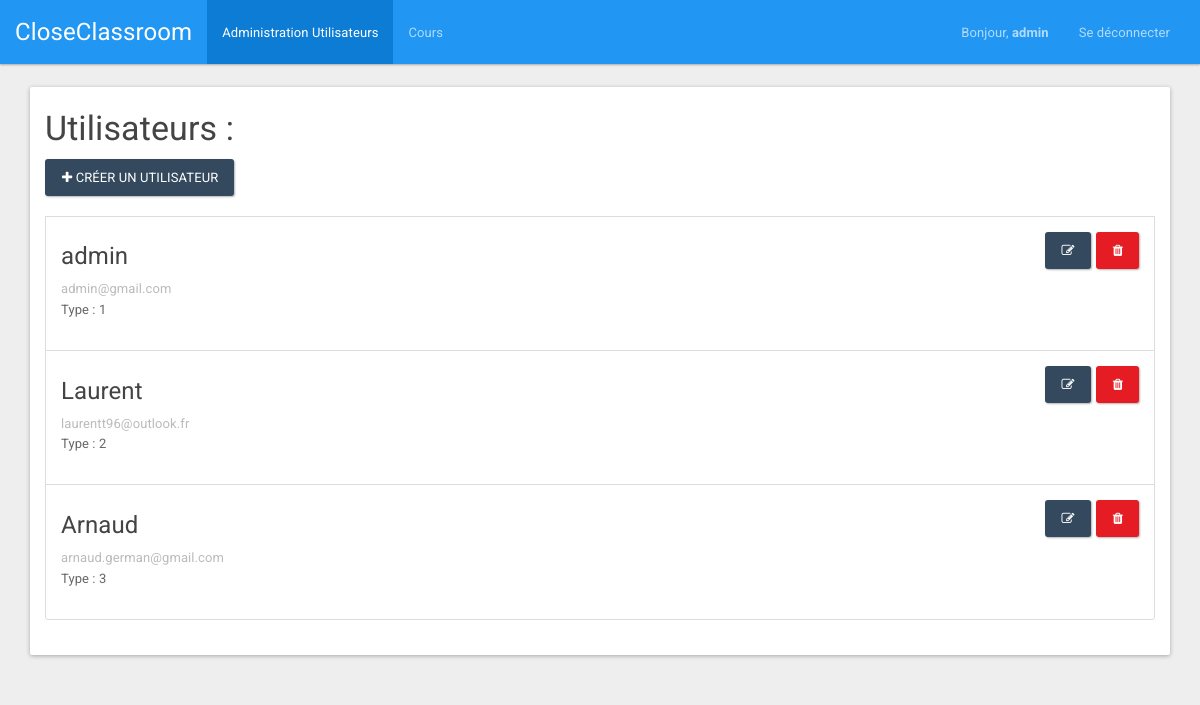
The app's page /index.php?page=user (signed in), older data.
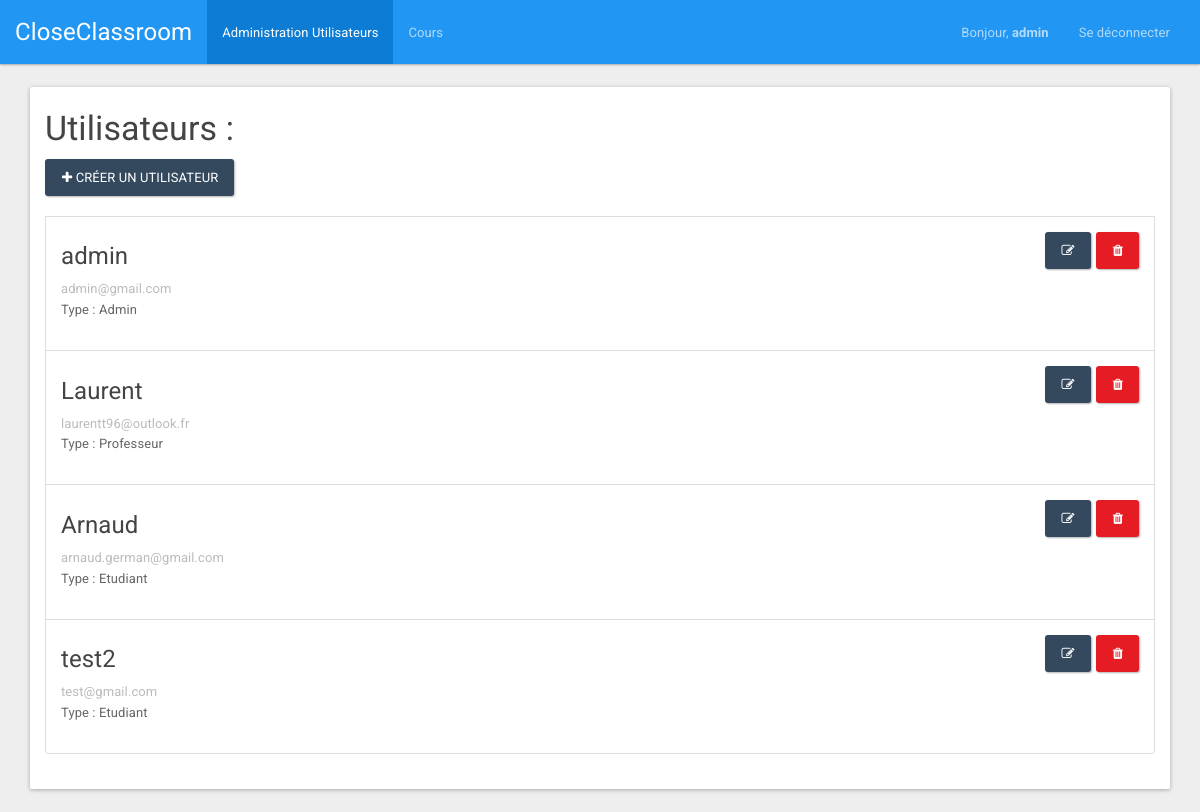
The same page, newer data.
### tables this page shows
CREATE TABLE IF NOT EXISTS `users` (
  `id` int(10) unsigned NOT NULL AUTO_INCREMENT,
  `type` varchar(20) NOT NULL,
  `login` varchar(20) NOT NULL,
  `password` varchar(60) NOT NULL,
  `email` varchar(60) NOT NULL,
  PRIMARY KEY (`id`),
  UNIQUE KEY `login` (`login`),
  UNIQUE KEY `email` (`email`)
);

### bddManager/UserDAO.php (called while the page is built, shortened)
<?php
class UserDAO
{
	function getUsers() {
		try
		{
			$resultat = mysqli_query($_SESSION['bdd'], 'SELECT * FROM users');
			if (mysqli_num_rows($resultat) != '0')
			{
				$tab[0] = mysqli_fetch_assoc($resultat);
				if (mysqli_num_rows($resultat) > '0')
				{
					for ($i=1; $i<mysqli_num_rows($resultat); $i++)
					{
						array_push($tab, mysqli_fetch_assoc($resultat));
					}
				}
				return $tab;
			}
			else
			{
				return false;
			}
		}
		catch(Exception $e)
		{
			$_SESSION['error'] = 'Erreur requete BDD';
			$_SESSION['display_msg_error'] = true;
		}
	}
}
?>

### views/UserView.class.php (the view, shortened to what this page needs)
<?php
class UserView{
	public function getViewTop(){
		return '
		<script>document.getElementById("tabUser").className = "active";</script>
		<div class="container">
			<div class="panel panel-default">
				<div class="panel-body" style="padding-top: 0px;">
					<h3>Utilisateurs :</h3>
					<div class="list-group">';
					}
					public function getViewBottom(){
						return '
					</div>
				</div>
			</div>
		</div>
		';
	}
	public function getView()
	{
		$view = ''.$this->getViewTop().$this->getListe().$this->getViewBottom();
		return $view;
	}
	public function getListe(){
		$managerUser = new UserDAO();
		$mesUtilisateurs = $managerUser->getUsers();
		$view = '<a style="margin-bottom: 20px;" href="index.php?page=createUser" class="btn btn-info"><span class="fa fa-plus"></span> Créer un utilisateur</a>';
		if (!$mesUtilisateurs)
		{
			$view = $view.'<div class="panel panel-info" style="margin-top: 20px;">
			<div class="panel-heading">
				<h3 class="panel-title">Aucun utilisateur</h3>
			</div>
			<div class="panel-body">
				Il n\'y a aucun utilisateur dans la base de données !</div>
			</div>';
		}
		else
		{
			foreach ($mesUtilisateurs as &$utilisateurs) {
				$view = $view.'<div class="list-group-item">
				<form method="POST" action="index.php?page=deleteUser&idUser='.$utilisateurs['id'].'" accept-charset="UTF-8" class="form-inline"><input name="_method" type="hidden" value="DELETE">
					<a style="float: right; margin-left: 5px;" data-toggle="modal" href="#deleteUsers'.$utilisateurs['id'].'" role="button" class="btn btn-danger"><i class="fa fa-trash"></i></a>
					<div id="deleteUsers'.$utilisateurs['id'].'" class="modal" style="display: none;">
						<div class="modal-dialog">
							<div class="modal-content">
								<div class="modal-header">
									<button type="button" class="close" data-dismiss="modal" aria-hidden="true">×</button>
									<h4 class="modal-title">Suppression d\'utilisateur</h4>
								</div>
								<div class="modal-body">
									<p>Voulez-vous vraiment supprimer l\'utilisateur <b>'.$utilisateurs['login'].'</b> ?</p>
								</div>
								<div class="modal-footer">
									<button class="btn" data-dismiss="modal" aria-hidden="true">Non</button>
									<input class="btn btn-primary" type="submit" value="Oui">
								</div>
							</div>
						</div>
					</div>
				</form>
				<a style="float: right;" href="index.php?page=updateUser&idUser='.$utilisateurs['id'].'" role="button" class="btn btn-info"><i class="fa fa-edit"></i></a>
				<h4>'.$utilisateurs['login'].'</h4>
				<p class="list-group-item-text">'.$utilisateurs['email'].'</p>
				<p>Type : '.$utilisateurs['type'].'</b></p>
			</div>';
		}
	}
	return $view;
}
}
?>

### index.php (shortened to what this page needs)
<?php
	include('controllers/MainController.class.php');
	?>
	<!DOCTYPE html>
	<html lang="fr">
	<head>
		<link href="style/css/bootstrapM.css" type="text/css" rel="stylesheet" media="all"  />
		<link href="style/font-awesome-4.5.0/css/font-awesome.css" rel="stylesheet">
	</head>
	<body>
		<?php
		$controller = new MainController();
		?>
	</body>
	</html>

### controllers/MainController.class.php (shortened to what this page needs)
<?php
include('views/NavBarView.class.php');
include('views/UserView.class.php');
include('bddManager/UserDAO.php');
class MainController {
	function __construct() {
		$this->navBar();
		if ($this->isLogged())
		{
			if (isset($_GET['page']))
			{
				switch ($_GET['page'])
				{
					case 'user':
					$this->user();
					break;
					}
				}
				else
				{
					$this->profile();
				}
			}
			else
			{
				$this->login();
			}
		}
		function navBar() {
			$navBarView = new navBarView();
			if ($this->isLogged())
			{
				echo $navBarView->getViewLogged();
			}
			else
			{
				echo $navBarView->getViewLogout();
			}
		}
		function isLogged() {
			if (isset($_SESSION['isLogged']) AND $_SESSION['isLogged'] == true)
			{
				return true;
			}
			else
			{
				return false;
			}
		}
		function user() {
			$userView = new UserView();
			echo $userView->getView();
		}
	}
	?>

### views/NavBarView.class.php (shortened to what this page needs)
<?php
class navBarView{
	public function getViewLogged(){
		return '
		<nav class="navbar navbar-inverse">
			<div class="container-fluid">
				<div class="navbar-header">
					<button type="button" class="navbar-toggle collapsed" data-toggle="collapse" data-target="#bs-example-navbar-collapse-2">
						<span class="sr-only">Toggle navigation</span>
						<span class="icon-bar"></span>
						<span class="icon-bar"></span>
						<span class="icon-bar"></span>
					</button>
					<a class="navbar-brand" href="index.php">CloseClassroom</a>
				</div>
				<div class="collapse navbar-collapse" id="bs-example-navbar-collapse-2">
					<ul class="nav navbar-nav">
						<li id="tabUser"><a href="index.php?page=user">Administration Utilisateurs</a></li>
						<li id="tabPractice"><a href="index.php?page=practice">Cours</a></li>
					</ul>
					<ul class="nav navbar-nav navbar-right">
						<li><a href="index.php" style="font-size: 13px;"> Bonjour, <strong>'.$_SESSION['username'].'</strong> </a>
							<li><a href="index.php?page=logout">Se déconnecter</a></li>
						</ul>
					</div>
				</div>
			</nav>
			';
		}
	}
	?>

Row changes from the older to the newer data that the page shows:
changed users "admin": type "1" → "Admin"
changed users "Laurent": type "2" → "Professeur"
changed users "Arnaud": type "3" → "Etudiant"
added users: login "test2", email "test@gmail.com", type "Etudiant"
Text that changed along with them:
text no longer shown: "Type : Type : Type :"
text now shown: "Type : Type : Type : Type :"
